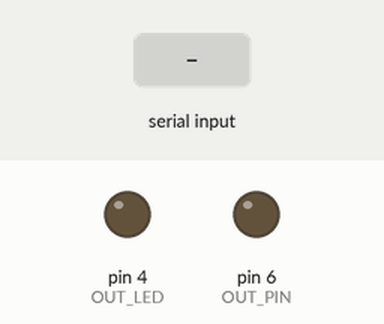
Simulated run of this sketch. Board: Arduino Uno, built with avr-gcc and run on an emulated ATmega328P. Shown: output pins drawn as LEDs (lit = HIGH). The inputs (shaded band) are chosen by the test bench.

Above: at 1.2 s.
1.3 s: "90,45\n" received over Serial
At 1.37 s:
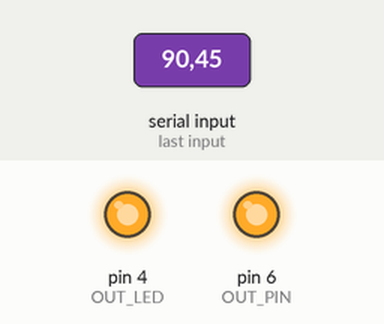
Timing chart, 0 to 4.3 s (numbered marks = the images above; inputs shaded):
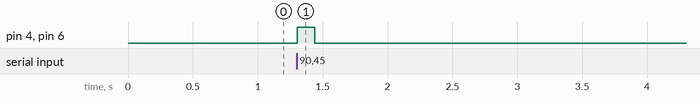

Measured:
- after the input at 1.3 s, pin 4 (OUT_LED), pin 6 (OUT_PIN): LOW → HIGH at once, → LOW 0.14 s later

The sketch:

arduino_firmware.ino
```cpp
int OUT_PIN = 6;
int OUT_LED = 4;

void setup() {
  // put your setup code here, to run once:
  pinMode(OUT_PIN, OUTPUT);
  pinMode(OUT_LED, OUTPUT);
  digitalWrite(OUT_PIN, LOW);
  digitalWrite(OUT_LED, LOW);
  Serial.begin(9600);
}

void loop() {
  if (Serial.available() > 0) {
    int d = Serial.parseInt();
    digitalWrite(OUT_PIN, HIGH);
    digitalWrite(OUT_LED, HIGH);
    delay(d);
    digitalWrite(OUT_PIN, LOW);
    digitalWrite(OUT_LED, LOW);
  }

}

// The old script

// int TRIGGER_OUT_LED = 3;
// int TRIGGER_OUT = 8;
// int TRIGGER_IN_LED = 2;
// int TRIGGER_IN = 11;

// volatile long triggerInStart_us = -1;
// volatile long triggerInEnd_us = -1;

// void setup() {
//   pinMode(TRIGGER_OUT, OUTPUT);
//   pinMode(TRIGGER_OUT_LED, OUTPUT);
//   // pinMode(TRIGGER_IN, INPUT);
//   // pinMode(TRIGGER_IN_LED, OUTPUT);
//   Serial.begin(9600);
//   digitalWrite(TRIGGER_OUT, LOW);
//   digitalWrite(TRIGGER_OUT_LED, LOW);
//   // digitalWrite(TRIGGER_IN_LED, LOW);
//   // attachInterrupt(digitalPinToInterrupt(TRIGGER_IN), triggerInHigh, RISING);
//   // attachInterrupt(digitalPinToInterrupt(TRIGGER_IN), triggerInLow, FALLING);
// }

// void triggerInHigh() {
//     triggerInStart_us = micros();
//     digitalWrite(TRIGGER_IN_LED, HIGH);
// }

// void triggerInLow() {
//     triggerInEnd_us = micros();
//     digitalWrite(TRIGGER_IN_LED, LOW);
// }

// void sendTrigger(long duration_ms) {
//   digitalWrite(TRIGGER_OUT, HIGH);
//   digitalWrite(TRIGGER_OUT_LED, HIGH);
//   delay(duration_ms);
//   digitalWrite(TRIGGER_OUT, LOW);
//   digitalWrite(TRIGGER_OUT_LED, LOW);
// }

// void loop() {
// sendTrigger(2000);
// delay(2000);

//   // if (Serial.available()) {
//   //   long triggerDuration = Serial.parseInt();  //read until timeout
//   //   sendTrigger(triggerDuration);
//   // } else if (triggerInEnd_us != -1) {
//   //   long triggerLength = triggerInEnd_us - triggerInStart_us;
//   //   Serial.write(triggerLength);
//   //   triggerInEnd_us = -1;
//   //   triggerInStart_us = -1;
//   // }

// }
```
